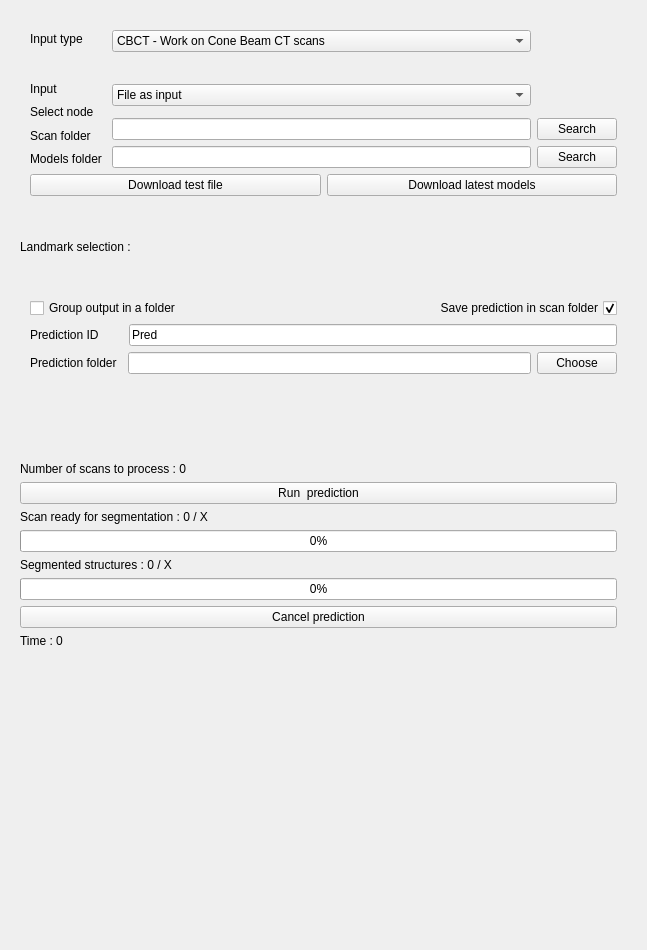
<?xml version="1.0" encoding="UTF-8"?>
<ui version="4.0">
 <class>ALI</class>
 <widget class="qMRMLWidget" name="ALI">
  <property name="geometry">
   <rect>
    <x>0</x>
    <y>0</y>
    <width>647</width>
    <height>950</height>
   </rect>
  </property>
  <layout class="QVBoxLayout" name="verticalLayout">
   <item>
    <widget class="ctkCollapsibleButton" name="inputsCollapsibleButton" native="true">
     <property name="text" stdset="0">
      <string>Inputs</string>
     </property>
     <layout class="QVBoxLayout" name="verticalLayout_16">
      <item>
       <layout class="QVBoxLayout" name="verticalLayout_15">
        <property name="leftMargin">
         <number>10</number>
        </property>
        <property name="topMargin">
         <number>10</number>
        </property>
        <property name="rightMargin">
         <number>10</number>
        </property>
        <property name="bottomMargin">
         <number>10</number>
        </property>
        <item>
         <layout class="QHBoxLayout" name="horizontalLayout_4">
          <property name="leftMargin">
           <number>0</number>
          </property>
          <property name="topMargin">
           <number>0</number>
          </property>
          <property name="bottomMargin">
           <number>0</number>
          </property>
          <item>
           <layout class="QVBoxLayout" name="verticalLayout_4">
            <item>
             <widget class="QLabel" name="label_8">
              <property name="text">
               <string>Input type</string>
              </property>
             </widget>
            </item>
            <item>
             <widget class="QWidget" name="widget" native="true">
              <property name="minimumSize">
               <size>
                <width>0</width>
                <height>20</height>
               </size>
              </property>
              <property name="maximumSize">
               <size>
                <width>16777215</width>
                <height>20</height>
               </size>
              </property>
             </widget>
            </item>
            <item>
             <widget class="QLabel" name="label_11">
              <property name="text">
               <string>Input</string>
              </property>
             </widget>
            </item>
            <item>
             <widget class="QLabel" name="SelectNodeLabel">
              <property name="text">
               <string>Select node</string>
              </property>
             </widget>
            </item>
            <item>
             <widget class="QLabel" name="ScanPathLabel">
              <property name="text">
               <string>Scan folder</string>
              </property>
             </widget>
            </item>
            <item>
             <widget class="QLabel" name="label_6">
              <property name="text">
               <string>Models folder </string>
              </property>
             </widget>
            </item>
           </layout>
          </item>
          <item>
           <layout class="QVBoxLayout" name="verticalLayout_3">
            <property name="topMargin">
             <number>0</number>
            </property>
            <property name="rightMargin">
             <number>0</number>
            </property>
            <property name="bottomMargin">
             <number>0</number>
            </property>
            <item>
             <widget class="QComboBox" name="InputTypeComboBox">
              <item>
               <property name="text">
                <string>CBCT - Work on Cone Beam CT scans </string>
               </property>
              </item>
              <item>
               <property name="text">
                <string>IOS - Work on Intra Oral Scans</string>
               </property>
              </item>
              <item>
               <property name="text">
                <string>IOS - Oriented Intra Oral Scans</string>
               </property>
              </item>
             </widget>
            </item>
            <item>
             <widget class="QWidget" name="widget_2" native="true">
              <property name="minimumSize">
               <size>
                <width>0</width>
                <height>20</height>
               </size>
              </property>
              <property name="maximumSize">
               <size>
                <width>16777215</width>
                <height>20</height>
               </size>
              </property>
             </widget>
            </item>
            <item>
             <widget class="QComboBox" name="InputComboBox">
              <item>
               <property name="text">
                <string>File as input</string>
               </property>
              </item>
              <item>
               <property name="text">
                <string>Folder as input</string>
               </property>
              </item>
             </widget>
            </item>
            <item>
             <widget class="qMRMLNodeComboBox" name="MRMLNodeComboBox" native="true">
              <property name="enabled">
               <bool>true</bool>
              </property>
              <property name="nodeTypes" stdset="0">
               <stringlist>
                <string>vtkMRMLVolumeNode</string>
               </stringlist>
              </property>
             </widget>
            </item>
            <item>
             <widget class="QLineEdit" name="lineEditScanPath"/>
            </item>
            <item>
             <widget class="QLineEdit" name="lineEditModelPath"/>
            </item>
           </layout>
          </item>
          <item>
           <layout class="QVBoxLayout" name="verticalLayout_2">
            <property name="leftMargin">
             <number>0</number>
            </property>
            <property name="topMargin">
             <number>0</number>
            </property>
            <property name="rightMargin">
             <number>0</number>
            </property>
            <property name="bottomMargin">
             <number>0</number>
            </property>
            <item>
             <widget class="QLabel" name="label_10">
              <property name="text">
               <string/>
              </property>
             </widget>
            </item>
            <item>
             <widget class="QWidget" name="widget_3" native="true">
              <property name="minimumSize">
               <size>
                <width>0</width>
                <height>20</height>
               </size>
              </property>
              <property name="maximumSize">
               <size>
                <width>16777215</width>
                <height>20</height>
               </size>
              </property>
             </widget>
            </item>
            <item>
             <widget class="QLabel" name="label_13">
              <property name="text">
               <string/>
              </property>
             </widget>
            </item>
            <item>
             <widget class="QLabel" name="FillNodeLlabel">
              <property name="text">
               <string/>
              </property>
             </widget>
            </item>
            <item>
             <widget class="QPushButton" name="SearchScanFolder">
              <property name="enabled">
               <bool>true</bool>
              </property>
              <property name="text">
               <string>Search</string>
              </property>
             </widget>
            </item>
            <item>
             <widget class="QPushButton" name="SearchModelFolder">
              <property name="text">
               <string>Search</string>
              </property>
             </widget>
            </item>
           </layout>
          </item>
         </layout>
        </item>
        <item>
         <layout class="QHBoxLayout" name="horizontalLayout_8">
          <property name="topMargin">
           <number>0</number>
          </property>
          <item>
           <widget class="QPushButton" name="DownloadTestPushButton">
            <property name="toolTip">
             <string>Initiate download of a test scan (~ 100MB) using an URL opened in default system browser</string>
            </property>
            <property name="text">
             <string>Download test file</string>
            </property>
           </widget>
          </item>
          <item>
           <widget class="QPushButton" name="DownloadModelPushButton">
            <property name="toolTip">
             <string>Open a GitHub realease to download the trained models using an URL opened in default system browser</string>
            </property>
            <property name="statusTip">
             <string/>
            </property>
            <property name="text">
             <string>Download latest models</string>
            </property>
           </widget>
          </item>
         </layout>
        </item>
       </layout>
      </item>
     </layout>
    </widget>
   </item>
   <item>
    <widget class="ctkCollapsibleButton" name="optionsCollapsibleButton" native="true">
     <property name="text" stdset="0">
      <string>Options</string>
     </property>
     <layout class="QVBoxLayout" name="verticalLayout_10">
      <item>
       <layout class="QVBoxLayout" name="OptionVLayout">
        <property name="topMargin">
         <number>10</number>
        </property>
        <property name="bottomMargin">
         <number>10</number>
        </property>
        <item>
         <widget class="QLabel" name="label_7">
          <property name="text">
           <string>Landmark selection :</string>
          </property>
         </widget>
        </item>
       </layout>
      </item>
     </layout>
    </widget>
   </item>
   <item>
    <widget class="ctkCollapsibleButton" name="outputsCollapsibleButton" native="true">
     <property name="text" stdset="0">
      <string>Outputs</string>
     </property>
     <layout class="QVBoxLayout" name="verticalLayout_9">
      <item>
       <layout class="QVBoxLayout" name="verticalLayout_8">
        <property name="leftMargin">
         <number>10</number>
        </property>
        <property name="topMargin">
         <number>10</number>
        </property>
        <property name="rightMargin">
         <number>10</number>
        </property>
        <property name="bottomMargin">
         <number>10</number>
        </property>
        <item>
         <layout class="QHBoxLayout" name="horizontalLayout_9">
          <property name="topMargin">
           <number>0</number>
          </property>
          <item>
           <widget class="QCheckBox" name="GroupInFolderCheckBox">
            <property name="text">
             <string>Group output in a folder</string>
            </property>
            <property name="checked">
             <bool>false</bool>
            </property>
           </widget>
          </item>
          <item>
           <widget class="QCheckBox" name="SavePredictCheckBox">
            <property name="layoutDirection">
             <enum>Qt::RightToLeft</enum>
            </property>
            <property name="text">
             <string>Save prediction in scan folder</string>
            </property>
            <property name="checked">
             <bool>true</bool>
            </property>
           </widget>
          </item>
         </layout>
        </item>
        <item>
         <layout class="QHBoxLayout" name="horizontalLayout_7">
          <property name="spacing">
           <number>30</number>
          </property>
          <property name="topMargin">
           <number>0</number>
          </property>
          <item>
           <widget class="QLabel" name="label_9">
            <property name="text">
             <string>Prediction ID</string>
            </property>
           </widget>
          </item>
          <item>
           <widget class="QLineEdit" name="SaveId">
            <property name="text">
             <string extracomment="pred">Pred</string>
            </property>
           </widget>
          </item>
         </layout>
        </item>
        <item>
         <layout class="QHBoxLayout" name="horizontalLayout_6">
          <property name="topMargin">
           <number>0</number>
          </property>
          <item>
           <layout class="QVBoxLayout" name="verticalLayout_11">
            <property name="topMargin">
             <number>0</number>
            </property>
            <property name="rightMargin">
             <number>5</number>
            </property>
            <item>
             <widget class="QLabel" name="PredictFolderLabel">
              <property name="text">
               <string>Prediction folder</string>
              </property>
             </widget>
            </item>
           </layout>
          </item>
          <item>
           <layout class="QVBoxLayout" name="verticalLayout_12">
            <item>
             <widget class="QLineEdit" name="SaveFolderLineEdit">
              <property name="enabled">
               <bool>true</bool>
              </property>
             </widget>
            </item>
           </layout>
          </item>
          <item>
           <layout class="QVBoxLayout" name="verticalLayout_14">
            <property name="rightMargin">
             <number>0</number>
            </property>
            <item>
             <widget class="QPushButton" name="SearchSaveFolder">
              <property name="enabled">
               <bool>true</bool>
              </property>
              <property name="text">
               <string>Choose</string>
              </property>
             </widget>
            </item>
           </layout>
          </item>
         </layout>
        </item>
       </layout>
      </item>
     </layout>
    </widget>
   </item>
   <item>
    <widget class="ctkCollapsibleButton" name="advancedCollapsibleButton" native="true">
     <property name="enabled">
      <bool>false</bool>
     </property>
     <property name="text" stdset="0">
      <string>Advanced</string>
     </property>
     <property name="collapsed" stdset="0">
      <bool>true</bool>
     </property>
     <layout class="QHBoxLayout" name="horizontalLayout">
      <item>
       <layout class="QVBoxLayout" name="verticalLayout_6">
        <property name="leftMargin">
         <number>10</number>
        </property>
        <property name="topMargin">
         <number>10</number>
        </property>
        <property name="rightMargin">
         <number>10</number>
        </property>
        <property name="bottomMargin">
         <number>10</number>
        </property>
       </layout>
      </item>
     </layout>
    </widget>
   </item>
   <item>
    <widget class="ctkCollapsibleButton" name="optionCollapsibleButton" native="true">
     <property name="text" stdset="0">
      <string>Compute</string>
     </property>
     <layout class="QFormLayout" name="formLayout_1">
      <item row="0" column="0" colspan="2">
       <layout class="QVBoxLayout" name="OptionVLayout">
        <property name="leftMargin">
         <number>0</number>
        </property>
        <property name="topMargin">
         <number>10</number>
        </property>
        <property name="rightMargin">
         <number>10</number>
        </property>
        <property name="bottomMargin">
         <number>10</number>
        </property>
        <item>
         <widget class="QLabel" name="PrePredInfo">
          <property name="text">
           <string>Number of scans to process : 0</string>
          </property>
         </widget>
        </item>
        <item>
         <widget class="QPushButton" name="PredictionButton">
          <property name="enabled">
           <bool>true</bool>
          </property>
          <property name="toolTip">
           <string>Run the algorithm.</string>
          </property>
          <property name="text">
           <string>Run  prediction</string>
          </property>
         </widget>
        </item>
        <item>
         <widget class="QLabel" name="PredScanLabel">
          <property name="text">
           <string>Scan ready for segmentation : 0 / X</string>
          </property>
         </widget>
        </item>
        <item>
         <widget class="QProgressBar" name="PredScanProgressBar">
          <property name="value">
           <number>0</number>
          </property>
         </widget>
        </item>
        <item>
         <widget class="QLabel" name="PredSegLabel">
          <property name="text">
           <string>Segmented structures : 0 / X</string>
          </property>
         </widget>
        </item>
        <item>
         <widget class="QProgressBar" name="PredSegProgressBar">
          <property name="value">
           <number>0</number>
          </property>
         </widget>
        </item>
        <item>
         <widget class="QPushButton" name="CancelButton">
          <property name="enabled">
           <bool>true</bool>
          </property>
          <property name="text">
           <string>Cancel prediction</string>
          </property>
         </widget>
        </item>
        <item>
         <widget class="QLabel" name="TimerLabel">
          <property name="text">
           <string>Time : 0</string>
          </property>
         </widget>
        </item>
       </layout>
      </item>
     </layout>
    </widget>
   </item>
   <item>
    <spacer name="verticalSpacer">
     <property name="orientation">
      <enum>Qt::Vertical</enum>
     </property>
     <property name="sizeHint" stdset="0">
      <size>
       <width>20</width>
       <height>40</height>
      </size>
     </property>
    </spacer>
   </item>
  </layout>
 </widget>
 <customwidgets>
  <customwidget>
   <class>ctkCollapsibleButton</class>
   <extends>QWidget</extends>
   <header>ctkCollapsibleButton.h</header>
   <container>1</container>
  </customwidget>
  <customwidget>
   <class>qMRMLNodeComboBox</class>
   <extends>QWidget</extends>
   <header>qMRMLNodeComboBox.h</header>
  </customwidget>
  <customwidget>
   <class>qMRMLWidget</class>
   <extends>QWidget</extends>
   <header>qMRMLWidget.h</header>
   <container>1</container>
  </customwidget>
 </customwidgets>
 <resources/>
 <connections/>
</ui>
